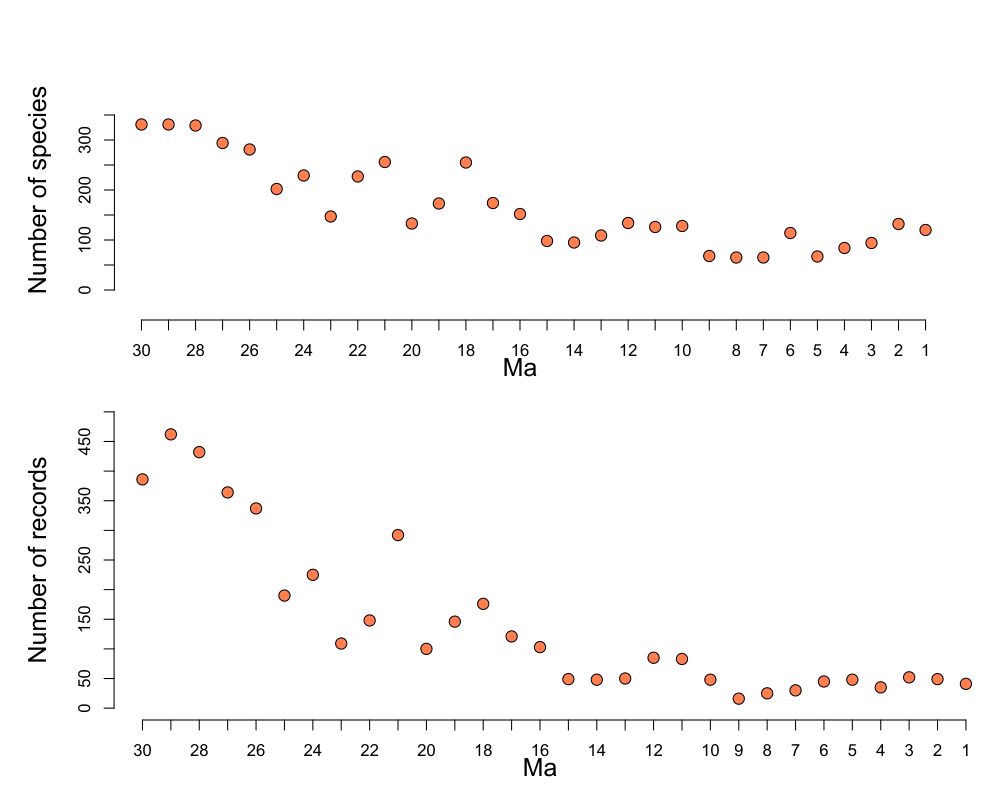

This chart was generated by the following R code:
#homework: make 2 panel plot
#upper panel: number of species in every 1Ma time bin between 30Ma and present (from past to present)
#lower panel:do the same with the number of total records
setwd('/Users/Sean/Desktop/R Course/Week7')
diatoms<-read.table(file='diatomsF.txt', sep='\t', header=T);

bin <- 1;
min <- 1;
max <- 30;
nbins <- max/bin;

diaBins<-data.frame(nbins,2);
for (i in min:max){
	#make new vector of just diatoms from i to i-1
	dia1Ma<-diatoms[(diatoms$sample_age<i) & diatoms$sample_age>(i-1), ];
	
	#calculate number of lists in bin
	diaBins[i,1]<-length(unique(dia1Ma$list));
	
	#calculate number of unique species in bin
	diaBins[i,2]<-length(unique(dia1Ma$species));
	
}


#make the two panel plot

quartz.options(width=10, height=8, dpi=72);
plot.new();
par(mfrow=c(2,1));

#make first plot - number of species

frame();
plot.window(xlim=c(0,30), ylim=c(0, 400));
par(mar=c(4,4,0,0));
dates<-1:30;
axis(side=1, at=seq(30, 1, by=-1), labels=dates);
mtext(side=1, text='Ma',line=2.0, cex=1.5, font=1);

axis(side=2, at=seq(0, 350, by=50), pos=0);
points(x=30:1, diaBins[ ,2], pch=21, bg='coral', cex=1.5);
mtext(side=2, text='Number of species',line=1.5, cex=1.5, font=1);

#make second plot - number of records
frame();
plot.window(xlim=c(0,30), ylim=c(0, 500));
par(mar=c(4,4,0,0));
dates<-1:30;
axis(side=1, at=seq(30, 1, by=-1), labels=dates);
mtext(side=1, text='Ma',line=2.0, cex=1.5, font=1);

axis(side=2, at=seq(0, 500, by=50), pos=0);
points(x=30:1, diaBins[ ,1], pch=21, bg='coral', cex=1.5);
mtext(side=2, text='Number of records',line=1.5, cex=1.5, font=1);
